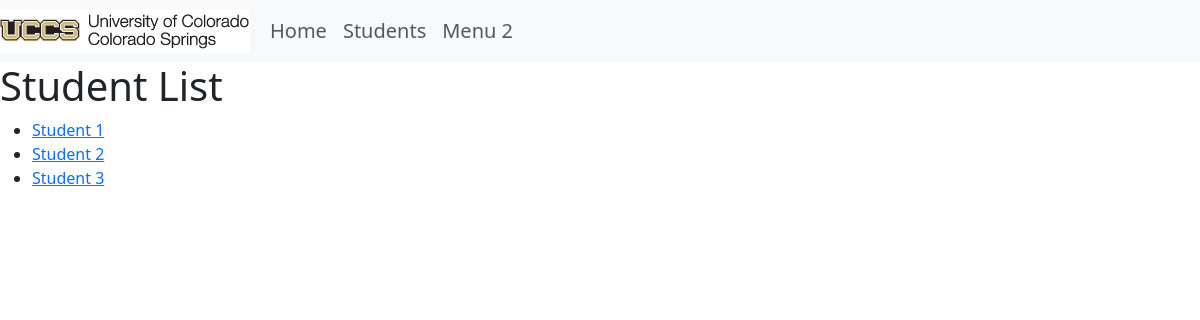
The page /students/ on the database its author committed.
### portfolio_app/models.py (models this page shows, shortened)
class Student(models.Model):
    major = (
        ('CSCI-BS', 'BS in Computer Science'),
        ('CPEN-BS', 'BS in Computer Engineering'),
        ('BIGD-BI', 'BI in Game Design and Development'),
        ('BICS-BI', 'BI in Computer Science'),
        ('BISC-BI', 'BI in Computer Security'),
        ('CSCI-BA', 'BA in Computer Science'),
        ('DASE-BS', 'BS in Data Analytics and Systems Engineering')
    )
    name = models.CharField(max_length=200)
    email = models.CharField("UCCS Email", max_length=200)
    major = models.CharField(max_length=200, choices=major, blank = False)
    portfolio = models.OneToOneField(Portfolio, null =True, on_delete=models.CASCADE, unique=True)
    def get_absolute_url(self):
        return reverse("student-detail", args=[str(self.id)])

### portfolio_app/views.py (the view)
# urls.py: path('students/', views.StudentListView.as_view(), name= 'students'),
class StudentListView(generic.ListView):
    model = Student

### portfolio_app/templates/portfolio_app/student_list.html
{% extends 'portfolio_app/base_template.html' %}
{% block content %}
<h1>Student List</h1>
{% if student_list %}
<ul>
{% for student in student_list %}
<li>
<a href="{{ student.get_absolute_url }}">{{ student.name }}</a>
</li>
{% endfor %}
</ul>
{% else %}
<p>There are no students registered.</p>
{% endif %}
{% endblock %}

### rows shown on the page
Student: name "Student 1"
Student: name "Student 2"
Student: name "Student 3"
